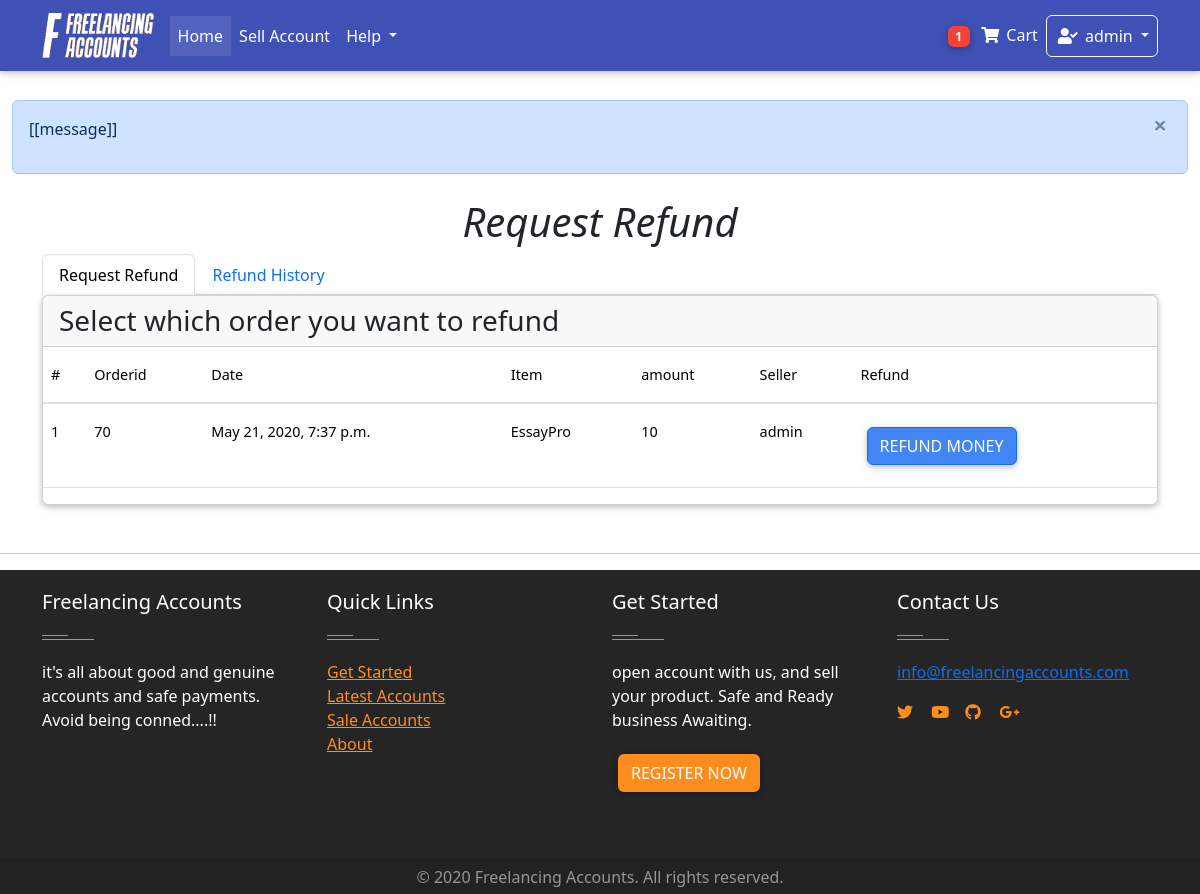
/dashboard/refund/ (signed in), run on an earlier commit of the app's database.
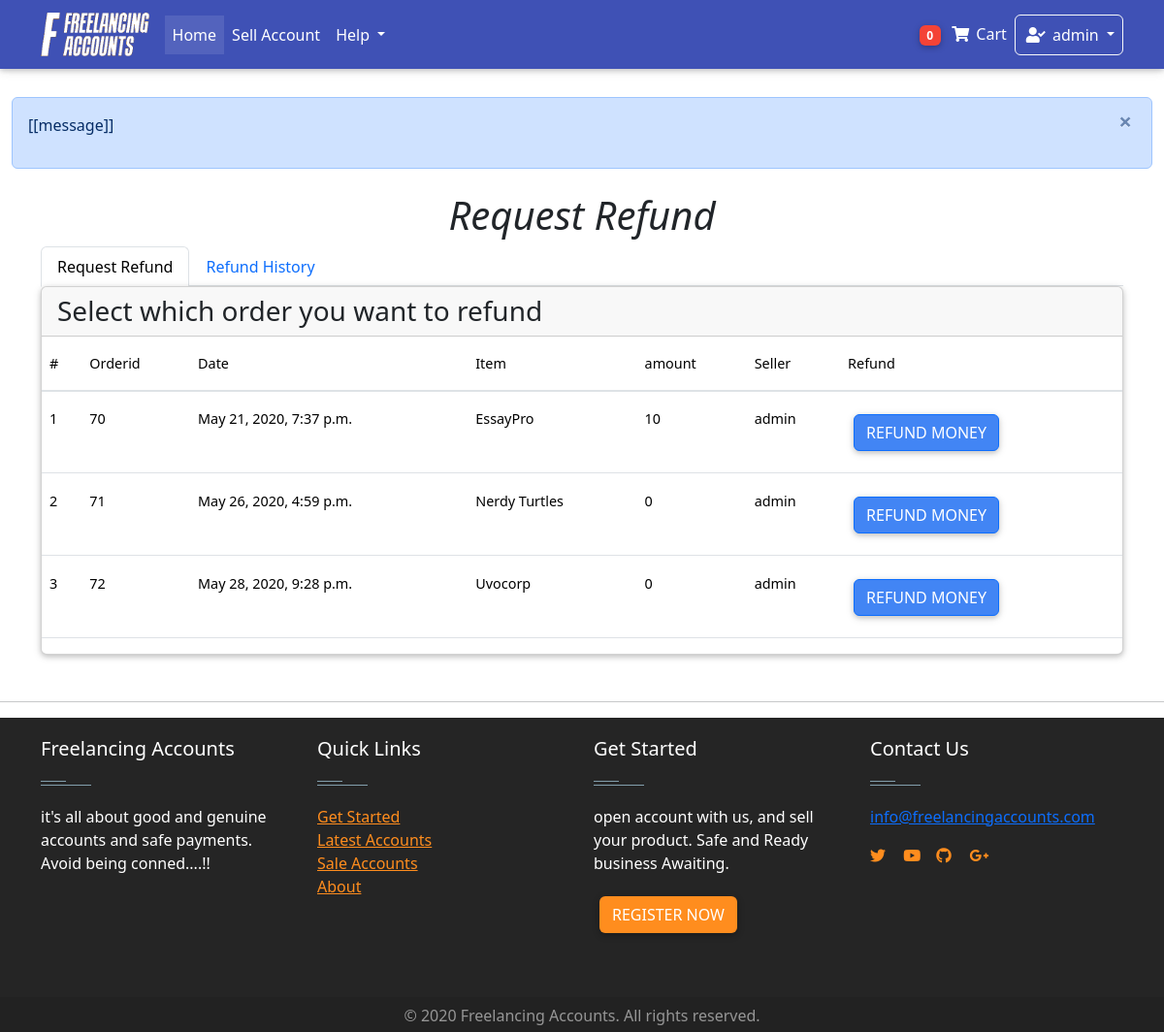
And on a later commit of the database.
### Home/models.py (models this page shows, shortened)
class Order(models.Model):
    user = models.ForeignKey(settings.AUTH_USER_MODEL,on_delete = models.CASCADE)
    items = models.ManyToManyField(OrderItem)
    start_date = models.DateField(auto_now_add = True)
    ordered_date = models.DateTimeField()
    ordered = models.BooleanField(default = False)
    seller = models.ForeignKey(settings.AUTH_USER_MODEL,on_delete = models.CASCADE, related_name="user", blank=True, null = True)
    amount = models.IntegerField(default=0.0)
    released = models.BooleanField(default=False)
    refund = models.BooleanField(default=False)
    billing_address = models.ForeignKey(
        "BillingAddress", on_delete = models.SET_NULL, blank = True, null = True)

class OrderItem(models.Model):
    user = models.ForeignKey(settings.AUTH_USER_MODEL,on_delete = models.CASCADE)
    item = models.ForeignKey(Item, on_delete = models.CASCADE)
    quantity = models.IntegerField(default= 1)
    ordered = models.BooleanField(default = False)

class Item(models.Model):
    created_by = models.ForeignKey(settings.AUTH_USER_MODEL,on_delete = models.CASCADE,blank = True, null = True, editable = False)
    created_at = models.DateTimeField(auto_now_add= True, blank = True, null = True )
    title = models.CharField(max_length = 100)
    price = models.FloatField(default = 0.0)
    discountprice = models.FloatField(blank= True, null = True)
    category = models.CharField(choices = Category_choices, max_length=2)
    label = models.CharField(choices = Label_choices, max_length=1)
    Level = models.CharField(choices = Level_choices, max_length = 15 ,blank= True, null = True)
    finished_orders = models.IntegerField(default = 1)
    rating = models.IntegerField(default = 50 )
    Reviews =models.IntegerField( default = 1)
    profile = models.CharField( max_length = 20)
    description = models.TextField()
    diplay_pic = models.ImageField(upload_to = "display_pics/%Y%m%d/", max_length =255 )
    contact = models.CharField(max_length=15 ,null = True,blank= True)

### dashboard/views.py (the view)
# urls.py: path("refund/", views.RefundView.as_view(), name = "refund"),
class RefundView(generic.ListView):
    model = Order
    template_name = "dashboard/refund.html"
    def get_queryset(self):
        queryset =  super(RefundView, self).get_queryset()
        queryset = queryset.filter(user = self.request.user, ordered= True, refund=False, released =False)
        return queryset
    def get_context_data(self, **kwargs):
        context = super(RefundView, self).get_context_data(**kwargs)
        refund = Refund.objects.filter(user = self.request.user).order_by("-date")
        context["refund"] = refund
        return context

### Home/templatetags/cart_template_tags.py (called while the page is built)
@register.filter
def cart_item_count(user):
    if user.is_authenticated:
        qs = Order.objects.filter(user = user, ordered = False)
        if qs.exists():
            return qs[0].items.count()
    return 0

@register.filter
def account_cash(user):
    if user.is_authenticated:
        qs = AccountsModel.objects.get(user= user)
        amount= qs.amount
        return amount

### Home/templatetags/login_tag.py (called while the page is built)
@register.inclusion_tag('logins/login_form.html')
def login_form_tag(current_page=None):
    return {'loginform': LoginForm(),
            'redirect_to': current_page}

### Home/templates/dashboard/refund.html (shortened to what this page needs)
<!DOCTYPE html>
{% extends 'base.html'%}
{% block content%}
<Main class="container">
    <h1 class="text-center "> <i> Request Refund </i></h1>
  <ul class="nav nav-tabs md-tabs " id="myTabMD" role="tablist">
    <li class="nav-item">
      <a class="nav-link active" id="home-tab-md" data-toggle="tab" href="#home-md" role="tab" aria-controls="home-md"
        aria-selected="true">Request Refund</a>
    </li>
    <li class="nav-item">
      <a class="nav-link" id="profile-tab-md" data-toggle="tab" href="#profile-md" role="tab" aria-controls="profile-md"
        aria-selected="false">  Refund History  </a>
    </li>
  </ul>
  <div class="tab-content " id="myTabContentMD">
    <div class="tab-pane fade show active" id="home-md" role="tabpanel" aria-labelledby="home-tab-md">
      <div class="card">
        <h3 class="card-header"> Select which order you want to refund</h3>
        <div class="table-responsive  text-nowrap">
            <table class="table table-hover ">
              <thead>
                <tr>
                  <th>#</th>
                  <th>Orderid</th>
                  <th>Date</th>
                  <th>Item</th>
                  <th>amount</th>
                  <th>Seller</th>
                  <th>Refund</th>
                </tr>
              </thead>
              <tbody>
               {% for object in object_list%}
                <tr style="height:min-content">
                  <th scope="row">{{forloop.counter}}</th>
                  <td>{{ object.id }}</td>
                  <td>{{ object.ordered_date }}</td>
                  <td>
                    {% for obj in object.items.all %}
                    <p> {{ obj.item.title }} </p>
                  {% endfor %}
                  </td>
                  <td>{{ object.amount }}</td>
                  <td>{{ object.seller }}</td>
                  <td>
                    <button id="btn"  class="btn btn-primary" onclick="refund(this);" data-toggle="modal" data-target="#modalRegisterForm">Refund Money</button>
                  </td>
                </tr>
                {% empty %}
                <tr>
                  <th scope="row"></th>
                  <td colspan="5"> You have no previous orders to refund you Money </td>
                </tr>
                {% endfor %}
              </tbody>
            </table>
          </div>
    </div>
    </div>
  </div>
</Main>
<hr class="mt-5">
{% endblock %}

### Home/templates/nav.html (shortened to what this page needs)
{% load cart_template_tags %}
{% load static %}
{% load notifications_tags %}
    <nav class="navbar fixed-top navbar-expand-lg  navbar-dark indigo mb-5">
        <div class = 'container' >
            <a class="navbar-brand" href="/home/">
              <img src="{% static 'whitelogo.png' %}" height="45px" alt="">
            </a>
            <div class="collapse navbar-collapse" id="navbarSupportedContent">
              <ul class="navbar-nav mr-auto">
                <li class="nav-item active">
                  <a class="nav-link" href="/home/"> Home <span class="sr-only">(current)</span></a>
                </li>
                <li class="nav-item">
                  <a class = "nav-link" href="/sell-account/" >
                    Sell Account
                  </a>
                </li>
                <li class="nav-item dropdown">
                  <a class="nav-link dropdown-toggle" href="#" id="navbarDropdownMenuLink" role="button" data-toggle="dropdown" aria-haspopup="true" aria-expanded="false">
                    Help
                  </a>
                </li>
              </ul>
            </div>
            <ul class="navbar-nav nav-flex-icons mx-right">
              {%  if request.user.is_authenticated  %}
                <li class="nav-item">
                  <a class="nav-link waves-effect " href = "{% url "Home:order-summary" %}">
                    <span class="badge red z-depth-1 badge-pill mr-1"> {{ request.user|cart_item_count }}</span>
                    <i class="fas fa-shopping-cart"></i>
                    <span class="clearfix d-none d-sm-inline-block"> Cart </span>
                  </a>
                  <li class="nav-item dropdown">
                    <a class="nav-link dropdown-toggle border border-light rounded waves-effect  waves-light" href="#" id="navbarDropdownMenuLink" role="button" data-toggle="dropdown" aria-haspopup="true" aria-expanded="false">
                      <i class="fas fa-user-check"></i>  {{request.user}}
                    </a>
                  </li>
                  {% endif %}
                </ul>
          </div>
        </nav>

What changed in the data, as far as the page shows it:
now on this page (row edited): Order: id "71", ordered_date "May 26, 2020, 4:59 p.m.", amount "0", seller "admin"
now on this page (row unchanged): OrderItem: item "Nerdy Turtles", shown under "71"
added Order: id "72", ordered_date "May 28, 2020, 9:28 p.m.", amount "0", seller "admin"
now on this page (row unchanged): OrderItem: item "Uvocorp", shown under "72"
Also different on the page:
{{ request.user|cart_item_count }}: "1" → "0"
